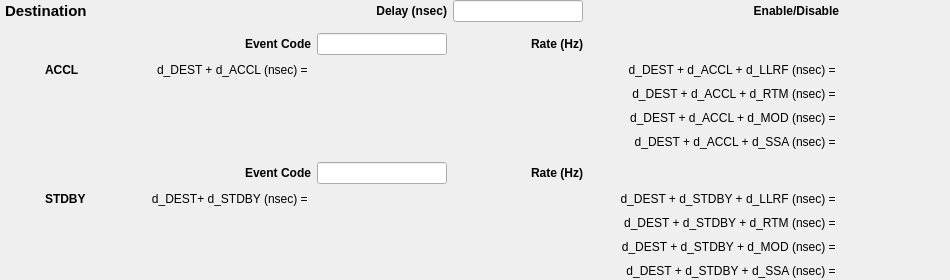
<?xml version="1.0" encoding="UTF-8"?>
<ui version="4.0">
 <class>Form</class>
 <widget class="QWidget" name="Form">
  <property name="geometry">
   <rect>
    <x>0</x>
    <y>0</y>
    <width>950</width>
    <height>280</height>
   </rect>
  </property>
  <property name="minimumSize">
   <size>
    <width>0</width>
    <height>0</height>
   </size>
  </property>
  <property name="windowTitle">
   <string>Form</string>
  </property>
  <layout class="QHBoxLayout" name="horizontalLayout">
   <property name="leftMargin">
    <number>0</number>
   </property>
   <property name="topMargin">
    <number>0</number>
   </property>
   <property name="rightMargin">
    <number>0</number>
   </property>
   <property name="bottomMargin">
    <number>0</number>
   </property>
   <item>
    <layout class="QGridLayout" name="gridLayout" rowstretch="0,0,0,0,0,0,0,0,0,0,0,0,0,0,0,0,0" columnstretch="0,0,0,0,0,0,0,0">
     <property name="leftMargin">
      <number>5</number>
     </property>
     <property name="rightMargin">
      <number>5</number>
     </property>
     <item row="13" column="1">
      <widget class="QLabel" name="label_2">
       <property name="minimumSize">
        <size>
         <width>60</width>
         <height>0</height>
        </size>
       </property>
       <property name="font">
        <font>
         <weight>75</weight>
         <bold>true</bold>
        </font>
       </property>
       <property name="text">
        <string>STDBY</string>
       </property>
       <property name="alignment">
        <set>Qt::AlignLeading|Qt::AlignLeft|Qt::AlignVCenter</set>
       </property>
      </widget>
     </item>
     <item row="10" column="7">
      <widget class="PyDMLabel" name="PyDMLabel_9">
       <property name="enabled">
        <bool>true</bool>
       </property>
       <property name="sizePolicy">
        <sizepolicy hsizetype="Preferred" vsizetype="Preferred">
         <horstretch>0</horstretch>
         <verstretch>0</verstretch>
        </sizepolicy>
       </property>
       <property name="minimumSize">
        <size>
         <width>100</width>
         <height>0</height>
        </size>
       </property>
       <property name="toolTip">
        <string/>
       </property>
       <property name="alignment">
        <set>Qt::AlignCenter</set>
       </property>
       <property name="precision" stdset="0">
        <number>0</number>
       </property>
       <property name="showUnits" stdset="0">
        <bool>false</bool>
       </property>
       <property name="precisionFromPV" stdset="0">
        <bool>true</bool>
       </property>
       <property name="alarmSensitiveContent" stdset="0">
        <bool>true</bool>
       </property>
       <property name="alarmSensitiveBorder" stdset="0">
        <bool>true</bool>
       </property>
       <property name="PyDMToolTip" stdset="0">
        <string/>
       </property>
       <property name="channel" stdset="0">
        <string>ca://${DEV}:TRG_${DEST}_ACCL_SSA_TDES</string>
       </property>
      </widget>
     </item>
     <item row="14" column="6">
      <widget class="QLabel" name="label_15">
       <property name="minimumSize">
        <size>
         <width>250</width>
         <height>0</height>
        </size>
       </property>
       <property name="text">
        <string>d_DEST + d_STDBY + d_RTM (nsec) = </string>
       </property>
       <property name="alignment">
        <set>Qt::AlignRight|Qt::AlignTrailing|Qt::AlignVCenter</set>
       </property>
      </widget>
     </item>
     <item row="1" column="6">
      <widget class="QLabel" name="label_7">
       <property name="font">
        <font>
         <weight>75</weight>
         <bold>true</bold>
        </font>
       </property>
       <property name="text">
        <string>Enable/Disable</string>
       </property>
       <property name="alignment">
        <set>Qt::AlignRight|Qt::AlignTrailing|Qt::AlignVCenter</set>
       </property>
      </widget>
     </item>
     <item row="16" column="6">
      <widget class="QLabel" name="label_17">
       <property name="minimumSize">
        <size>
         <width>250</width>
         <height>0</height>
        </size>
       </property>
       <property name="text">
        <string>d_DEST + d_STDBY + d_SSA (nsec) = </string>
       </property>
       <property name="alignment">
        <set>Qt::AlignRight|Qt::AlignTrailing|Qt::AlignVCenter</set>
       </property>
      </widget>
     </item>
     <item row="13" column="2">
      <widget class="QLabel" name="label_9">
       <property name="minimumSize">
        <size>
         <width>200</width>
         <height>0</height>
        </size>
       </property>
       <property name="sizeIncrement">
        <size>
         <width>0</width>
         <height>0</height>
        </size>
       </property>
       <property name="text">
        <string>d_DEST+ d_STDBY (nsec) = </string>
       </property>
       <property name="alignment">
        <set>Qt::AlignRight|Qt::AlignTrailing|Qt::AlignVCenter</set>
       </property>
      </widget>
     </item>
     <item row="7" column="3">
      <widget class="PyDMLabel" name="PyDMLabel_4">
       <property name="enabled">
        <bool>true</bool>
       </property>
       <property name="sizePolicy">
        <sizepolicy hsizetype="Preferred" vsizetype="Preferred">
         <horstretch>0</horstretch>
         <verstretch>0</verstretch>
        </sizepolicy>
       </property>
       <property name="minimumSize">
        <size>
         <width>100</width>
         <height>0</height>
        </size>
       </property>
       <property name="toolTip">
        <string/>
       </property>
       <property name="alignment">
        <set>Qt::AlignCenter</set>
       </property>
       <property name="precision" stdset="0">
        <number>0</number>
       </property>
       <property name="showUnits" stdset="0">
        <bool>false</bool>
       </property>
       <property name="precisionFromPV" stdset="0">
        <bool>true</bool>
       </property>
       <property name="alarmSensitiveContent" stdset="0">
        <bool>true</bool>
       </property>
       <property name="alarmSensitiveBorder" stdset="0">
        <bool>true</bool>
       </property>
       <property name="PyDMToolTip" stdset="0">
        <string/>
       </property>
       <property name="channel" stdset="0">
        <string>ca://${DEV}:TRG_${DEST}_ACCL_TDES</string>
       </property>
      </widget>
     </item>
     <item row="7" column="1">
      <widget class="QLabel" name="label">
       <property name="enabled">
        <bool>true</bool>
       </property>
       <property name="minimumSize">
        <size>
         <width>60</width>
         <height>0</height>
        </size>
       </property>
       <property name="font">
        <font>
         <weight>75</weight>
         <bold>true</bold>
        </font>
       </property>
       <property name="text">
        <string>ACCL</string>
       </property>
       <property name="alignment">
        <set>Qt::AlignLeading|Qt::AlignLeft|Qt::AlignVCenter</set>
       </property>
      </widget>
     </item>
     <item row="8" column="6">
      <widget class="QLabel" name="label_11">
       <property name="minimumSize">
        <size>
         <width>250</width>
         <height>0</height>
        </size>
       </property>
       <property name="text">
        <string>d_DEST + d_ACCL + d_RTM (nsec) = </string>
       </property>
       <property name="alignment">
        <set>Qt::AlignRight|Qt::AlignTrailing|Qt::AlignVCenter</set>
       </property>
      </widget>
     </item>
     <item row="5" column="3">
      <widget class="PyDMLineEdit" name="PyDMLineEdit_6">
       <property name="enabled">
        <bool>true</bool>
       </property>
       <property name="sizePolicy">
        <sizepolicy hsizetype="MinimumExpanding" vsizetype="Fixed">
         <horstretch>0</horstretch>
         <verstretch>0</verstretch>
        </sizepolicy>
       </property>
       <property name="minimumSize">
        <size>
         <width>100</width>
         <height>0</height>
        </size>
       </property>
       <property name="toolTip">
        <string/>
       </property>
       <property name="alignment">
        <set>Qt::AlignCenter</set>
       </property>
       <property name="precision" stdset="0">
        <number>0</number>
       </property>
       <property name="showUnits" stdset="0">
        <bool>false</bool>
       </property>
       <property name="precisionFromPV" stdset="0">
        <bool>true</bool>
       </property>
       <property name="alarmSensitiveContent" stdset="0">
        <bool>true</bool>
       </property>
       <property name="alarmSensitiveBorder" stdset="0">
        <bool>true</bool>
       </property>
       <property name="PyDMToolTip" stdset="0">
        <string/>
       </property>
       <property name="monitorDisp" stdset="0">
        <bool>false</bool>
       </property>
       <property name="channel" stdset="0">
        <string>ca://${DEV}:TRG_${DEST}_ACCL_EVCODE</string>
       </property>
      </widget>
     </item>
     <item row="16" column="7">
      <widget class="PyDMLabel" name="PyDMLabel_13">
       <property name="enabled">
        <bool>true</bool>
       </property>
       <property name="sizePolicy">
        <sizepolicy hsizetype="Preferred" vsizetype="Preferred">
         <horstretch>0</horstretch>
         <verstretch>0</verstretch>
        </sizepolicy>
       </property>
       <property name="minimumSize">
        <size>
         <width>100</width>
         <height>0</height>
        </size>
       </property>
       <property name="toolTip">
        <string/>
       </property>
       <property name="alignment">
        <set>Qt::AlignCenter</set>
       </property>
       <property name="precision" stdset="0">
        <number>0</number>
       </property>
       <property name="showUnits" stdset="0">
        <bool>false</bool>
       </property>
       <property name="precisionFromPV" stdset="0">
        <bool>true</bool>
       </property>
       <property name="alarmSensitiveContent" stdset="0">
        <bool>true</bool>
       </property>
       <property name="alarmSensitiveBorder" stdset="0">
        <bool>true</bool>
       </property>
       <property name="PyDMToolTip" stdset="0">
        <string/>
       </property>
       <property name="channel" stdset="0">
        <string>ca://${DEV}:TRG_${DEST}_STDBY_SSA_TDES</string>
       </property>
       <property name="enableRichText" stdset="0">
        <bool>false</bool>
       </property>
      </widget>
     </item>
     <item row="7" column="2">
      <widget class="QLabel" name="label_8">
       <property name="minimumSize">
        <size>
         <width>200</width>
         <height>0</height>
        </size>
       </property>
       <property name="text">
        <string>d_DEST + d_ACCL (nsec) = </string>
       </property>
       <property name="alignment">
        <set>Qt::AlignRight|Qt::AlignTrailing|Qt::AlignVCenter</set>
       </property>
      </widget>
     </item>
     <item row="13" column="3">
      <widget class="PyDMLabel" name="PyDMLabel_5">
       <property name="enabled">
        <bool>true</bool>
       </property>
       <property name="sizePolicy">
        <sizepolicy hsizetype="Preferred" vsizetype="Preferred">
         <horstretch>0</horstretch>
         <verstretch>0</verstretch>
        </sizepolicy>
       </property>
       <property name="minimumSize">
        <size>
         <width>100</width>
         <height>0</height>
        </size>
       </property>
       <property name="toolTip">
        <string/>
       </property>
       <property name="alignment">
        <set>Qt::AlignCenter</set>
       </property>
       <property name="precision" stdset="0">
        <number>0</number>
       </property>
       <property name="showUnits" stdset="0">
        <bool>false</bool>
       </property>
       <property name="precisionFromPV" stdset="0">
        <bool>true</bool>
       </property>
       <property name="alarmSensitiveContent" stdset="0">
        <bool>true</bool>
       </property>
       <property name="alarmSensitiveBorder" stdset="0">
        <bool>true</bool>
       </property>
       <property name="PyDMToolTip" stdset="0">
        <string/>
       </property>
       <property name="channel" stdset="0">
        <string>ca://${DEV}:TRG_${DEST}_STDBY_TDES</string>
       </property>
       <property name="enableRichText" stdset="0">
        <bool>false</bool>
       </property>
      </widget>
     </item>
     <item row="5" column="2">
      <widget class="QLabel" name="label_4">
       <property name="font">
        <font>
         <weight>75</weight>
         <bold>true</bold>
        </font>
       </property>
       <property name="text">
        <string>Event Code</string>
       </property>
       <property name="alignment">
        <set>Qt::AlignRight|Qt::AlignTrailing|Qt::AlignVCenter</set>
       </property>
      </widget>
     </item>
     <item row="15" column="6">
      <widget class="QLabel" name="label_16">
       <property name="minimumSize">
        <size>
         <width>250</width>
         <height>0</height>
        </size>
       </property>
       <property name="text">
        <string>d_DEST + d_STDBY + d_MOD (nsec) = </string>
       </property>
       <property name="alignment">
        <set>Qt::AlignRight|Qt::AlignTrailing|Qt::AlignVCenter</set>
       </property>
      </widget>
     </item>
     <item row="14" column="7">
      <widget class="PyDMLabel" name="PyDMLabel_11">
       <property name="enabled">
        <bool>true</bool>
       </property>
       <property name="sizePolicy">
        <sizepolicy hsizetype="Preferred" vsizetype="Preferred">
         <horstretch>0</horstretch>
         <verstretch>0</verstretch>
        </sizepolicy>
       </property>
       <property name="minimumSize">
        <size>
         <width>100</width>
         <height>0</height>
        </size>
       </property>
       <property name="toolTip">
        <string/>
       </property>
       <property name="alignment">
        <set>Qt::AlignCenter</set>
       </property>
       <property name="precision" stdset="0">
        <number>0</number>
       </property>
       <property name="showUnits" stdset="0">
        <bool>false</bool>
       </property>
       <property name="precisionFromPV" stdset="0">
        <bool>true</bool>
       </property>
       <property name="alarmSensitiveContent" stdset="0">
        <bool>true</bool>
       </property>
       <property name="alarmSensitiveBorder" stdset="0">
        <bool>true</bool>
       </property>
       <property name="PyDMToolTip" stdset="0">
        <string/>
       </property>
       <property name="channel" stdset="0">
        <string>ca://${DEV}:TRG_${DEST}_STDBY_RTM_TDES</string>
       </property>
       <property name="enableRichText" stdset="0">
        <bool>false</bool>
       </property>
      </widget>
     </item>
     <item row="8" column="7">
      <widget class="PyDMLabel" name="PyDMLabel_7">
       <property name="enabled">
        <bool>true</bool>
       </property>
       <property name="sizePolicy">
        <sizepolicy hsizetype="Preferred" vsizetype="Preferred">
         <horstretch>0</horstretch>
         <verstretch>0</verstretch>
        </sizepolicy>
       </property>
       <property name="minimumSize">
        <size>
         <width>100</width>
         <height>0</height>
        </size>
       </property>
       <property name="toolTip">
        <string/>
       </property>
       <property name="alignment">
        <set>Qt::AlignCenter</set>
       </property>
       <property name="precision" stdset="0">
        <number>0</number>
       </property>
       <property name="showUnits" stdset="0">
        <bool>false</bool>
       </property>
       <property name="precisionFromPV" stdset="0">
        <bool>true</bool>
       </property>
       <property name="alarmSensitiveContent" stdset="0">
        <bool>true</bool>
       </property>
       <property name="alarmSensitiveBorder" stdset="0">
        <bool>true</bool>
       </property>
       <property name="PyDMToolTip" stdset="0">
        <string/>
       </property>
       <property name="channel" stdset="0">
        <string>ca://${DEV}:TRG_${DEST}_ACCL_RTM_TDES</string>
       </property>
      </widget>
     </item>
     <item row="12" column="3">
      <widget class="PyDMLineEdit" name="PyDMLineEdit_9">
       <property name="enabled">
        <bool>true</bool>
       </property>
       <property name="sizePolicy">
        <sizepolicy hsizetype="MinimumExpanding" vsizetype="Fixed">
         <horstretch>0</horstretch>
         <verstretch>0</verstretch>
        </sizepolicy>
       </property>
       <property name="minimumSize">
        <size>
         <width>100</width>
         <height>0</height>
        </size>
       </property>
       <property name="toolTip">
        <string/>
       </property>
       <property name="alignment">
        <set>Qt::AlignCenter</set>
       </property>
       <property name="precision" stdset="0">
        <number>0</number>
       </property>
       <property name="showUnits" stdset="0">
        <bool>false</bool>
       </property>
       <property name="precisionFromPV" stdset="0">
        <bool>true</bool>
       </property>
       <property name="alarmSensitiveContent" stdset="0">
        <bool>true</bool>
       </property>
       <property name="alarmSensitiveBorder" stdset="0">
        <bool>true</bool>
       </property>
       <property name="PyDMToolTip" stdset="0">
        <string/>
       </property>
       <property name="monitorDisp" stdset="0">
        <bool>false</bool>
       </property>
       <property name="channel" stdset="0">
        <string>ca://${DEV}:TRG_${DEST}_STDBY_EVCODE</string>
       </property>
      </widget>
     </item>
     <item row="1" column="4">
      <widget class="PyDMLineEdit" name="PyDMLineEdit_8">
       <property name="enabled">
        <bool>true</bool>
       </property>
       <property name="sizePolicy">
        <sizepolicy hsizetype="MinimumExpanding" vsizetype="Fixed">
         <horstretch>0</horstretch>
         <verstretch>0</verstretch>
        </sizepolicy>
       </property>
       <property name="minimumSize">
        <size>
         <width>100</width>
         <height>0</height>
        </size>
       </property>
       <property name="toolTip">
        <string/>
       </property>
       <property name="alignment">
        <set>Qt::AlignCenter</set>
       </property>
       <property name="precision" stdset="0">
        <number>0</number>
       </property>
       <property name="showUnits" stdset="0">
        <bool>false</bool>
       </property>
       <property name="precisionFromPV" stdset="0">
        <bool>true</bool>
       </property>
       <property name="alarmSensitiveContent" stdset="0">
        <bool>true</bool>
       </property>
       <property name="alarmSensitiveBorder" stdset="0">
        <bool>true</bool>
       </property>
       <property name="PyDMToolTip" stdset="0">
        <string/>
       </property>
       <property name="monitorDisp" stdset="0">
        <bool>false</bool>
       </property>
       <property name="channel" stdset="0">
        <string>ca://${DEV}:TRG_${DEST}_TDES</string>
       </property>
      </widget>
     </item>
     <item row="9" column="7">
      <widget class="PyDMLabel" name="PyDMLabel_8">
       <property name="enabled">
        <bool>true</bool>
       </property>
       <property name="sizePolicy">
        <sizepolicy hsizetype="Preferred" vsizetype="Preferred">
         <horstretch>0</horstretch>
         <verstretch>0</verstretch>
        </sizepolicy>
       </property>
       <property name="minimumSize">
        <size>
         <width>100</width>
         <height>0</height>
        </size>
       </property>
       <property name="toolTip">
        <string/>
       </property>
       <property name="alignment">
        <set>Qt::AlignCenter</set>
       </property>
       <property name="precision" stdset="0">
        <number>0</number>
       </property>
       <property name="showUnits" stdset="0">
        <bool>false</bool>
       </property>
       <property name="precisionFromPV" stdset="0">
        <bool>true</bool>
       </property>
       <property name="alarmSensitiveContent" stdset="0">
        <bool>true</bool>
       </property>
       <property name="alarmSensitiveBorder" stdset="0">
        <bool>true</bool>
       </property>
       <property name="PyDMToolTip" stdset="0">
        <string/>
       </property>
       <property name="channel" stdset="0">
        <string>ca://${DEV}:TRG_${DEST}_ACCL_MOD_TDES</string>
       </property>
      </widget>
     </item>
     <item row="15" column="7">
      <widget class="PyDMLabel" name="PyDMLabel_12">
       <property name="enabled">
        <bool>true</bool>
       </property>
       <property name="sizePolicy">
        <sizepolicy hsizetype="Preferred" vsizetype="Preferred">
         <horstretch>0</horstretch>
         <verstretch>0</verstretch>
        </sizepolicy>
       </property>
       <property name="minimumSize">
        <size>
         <width>100</width>
         <height>0</height>
        </size>
       </property>
       <property name="toolTip">
        <string/>
       </property>
       <property name="alignment">
        <set>Qt::AlignCenter</set>
       </property>
       <property name="precision" stdset="0">
        <number>0</number>
       </property>
       <property name="showUnits" stdset="0">
        <bool>false</bool>
       </property>
       <property name="precisionFromPV" stdset="0">
        <bool>true</bool>
       </property>
       <property name="alarmSensitiveContent" stdset="0">
        <bool>true</bool>
       </property>
       <property name="alarmSensitiveBorder" stdset="0">
        <bool>true</bool>
       </property>
       <property name="PyDMToolTip" stdset="0">
        <string/>
       </property>
       <property name="channel" stdset="0">
        <string>ca://${DEV}:TRG_${DEST}_STDBY_MOD_TDES</string>
       </property>
       <property name="enableRichText" stdset="0">
        <bool>false</bool>
       </property>
      </widget>
     </item>
     <item row="13" column="7">
      <widget class="PyDMLabel" name="PyDMLabel_10">
       <property name="enabled">
        <bool>true</bool>
       </property>
       <property name="sizePolicy">
        <sizepolicy hsizetype="Preferred" vsizetype="Preferred">
         <horstretch>0</horstretch>
         <verstretch>0</verstretch>
        </sizepolicy>
       </property>
       <property name="minimumSize">
        <size>
         <width>100</width>
         <height>0</height>
        </size>
       </property>
       <property name="toolTip">
        <string/>
       </property>
       <property name="alignment">
        <set>Qt::AlignCenter</set>
       </property>
       <property name="precision" stdset="0">
        <number>0</number>
       </property>
       <property name="showUnits" stdset="0">
        <bool>false</bool>
       </property>
       <property name="precisionFromPV" stdset="0">
        <bool>true</bool>
       </property>
       <property name="alarmSensitiveContent" stdset="0">
        <bool>true</bool>
       </property>
       <property name="alarmSensitiveBorder" stdset="0">
        <bool>true</bool>
       </property>
       <property name="PyDMToolTip" stdset="0">
        <string/>
       </property>
       <property name="channel" stdset="0">
        <string>ca://${DEV}:TRG_${DEST}_STDBY_LLRF_TDES</string>
       </property>
       <property name="enableRichText" stdset="0">
        <bool>false</bool>
       </property>
      </widget>
     </item>
     <item row="1" column="3">
      <widget class="QLabel" name="label_6">
       <property name="font">
        <font>
         <weight>75</weight>
         <bold>true</bold>
        </font>
       </property>
       <property name="text">
        <string>Delay (nsec)</string>
       </property>
       <property name="alignment">
        <set>Qt::AlignRight|Qt::AlignTrailing|Qt::AlignVCenter</set>
       </property>
      </widget>
     </item>
     <item row="7" column="7">
      <widget class="PyDMLabel" name="PyDMLabel_6">
       <property name="enabled">
        <bool>true</bool>
       </property>
       <property name="sizePolicy">
        <sizepolicy hsizetype="Preferred" vsizetype="Preferred">
         <horstretch>0</horstretch>
         <verstretch>0</verstretch>
        </sizepolicy>
       </property>
       <property name="minimumSize">
        <size>
         <width>100</width>
         <height>0</height>
        </size>
       </property>
       <property name="toolTip">
        <string/>
       </property>
       <property name="alignment">
        <set>Qt::AlignCenter</set>
       </property>
       <property name="precision" stdset="0">
        <number>0</number>
       </property>
       <property name="showUnits" stdset="0">
        <bool>false</bool>
       </property>
       <property name="precisionFromPV" stdset="0">
        <bool>true</bool>
       </property>
       <property name="alarmSensitiveContent" stdset="0">
        <bool>true</bool>
       </property>
       <property name="alarmSensitiveBorder" stdset="0">
        <bool>true</bool>
       </property>
       <property name="PyDMToolTip" stdset="0">
        <string/>
       </property>
       <property name="channel" stdset="0">
        <string>ca://${DEV}:TRG_${DEST}_ACCL_LLRF_TDES</string>
       </property>
      </widget>
     </item>
     <item row="9" column="6">
      <widget class="QLabel" name="label_12">
       <property name="minimumSize">
        <size>
         <width>250</width>
         <height>0</height>
        </size>
       </property>
       <property name="text">
        <string>d_DEST + d_ACCL + d_MOD (nsec) = </string>
       </property>
       <property name="alignment">
        <set>Qt::AlignRight|Qt::AlignTrailing|Qt::AlignVCenter</set>
       </property>
      </widget>
     </item>
     <item row="13" column="6">
      <widget class="QLabel" name="label_14">
       <property name="minimumSize">
        <size>
         <width>250</width>
         <height>0</height>
        </size>
       </property>
       <property name="text">
        <string>d_DEST + d_STDBY + d_LLRF (nsec) = </string>
       </property>
       <property name="alignment">
        <set>Qt::AlignRight|Qt::AlignTrailing|Qt::AlignVCenter</set>
       </property>
      </widget>
     </item>
     <item row="10" column="6">
      <widget class="QLabel" name="label_13">
       <property name="minimumSize">
        <size>
         <width>250</width>
         <height>0</height>
        </size>
       </property>
       <property name="text">
        <string>d_DEST + d_ACCL + d_SSA (nsec) = </string>
       </property>
       <property name="alignment">
        <set>Qt::AlignRight|Qt::AlignTrailing|Qt::AlignVCenter</set>
       </property>
      </widget>
     </item>
     <item row="7" column="6">
      <widget class="QLabel" name="label_10">
       <property name="minimumSize">
        <size>
         <width>250</width>
         <height>0</height>
        </size>
       </property>
       <property name="text">
        <string>d_DEST + d_ACCL + d_LLRF (nsec) = </string>
       </property>
       <property name="alignment">
        <set>Qt::AlignRight|Qt::AlignTrailing|Qt::AlignVCenter</set>
       </property>
      </widget>
     </item>
     <item row="2" column="3">
      <spacer name="verticalSpacer_2">
       <property name="orientation">
        <enum>Qt::Vertical</enum>
       </property>
       <property name="sizeType">
        <enum>QSizePolicy::Fixed</enum>
       </property>
       <property name="sizeHint" stdset="0">
        <size>
         <width>20</width>
         <height>5</height>
        </size>
       </property>
      </spacer>
     </item>
     <item row="1" column="7">
      <widget class="PyDMEnumButton" name="PyDMEnumButton">
       <property name="enabled">
        <bool>true</bool>
       </property>
       <property name="sizePolicy">
        <sizepolicy hsizetype="Preferred" vsizetype="Fixed">
         <horstretch>0</horstretch>
         <verstretch>0</verstretch>
        </sizepolicy>
       </property>
       <property name="minimumSize">
        <size>
         <width>0</width>
         <height>0</height>
        </size>
       </property>
       <property name="maximumSize">
        <size>
         <width>16777215</width>
         <height>30</height>
        </size>
       </property>
       <property name="toolTip">
        <string/>
       </property>
       <property name="alarmSensitiveContent" stdset="0">
        <bool>false</bool>
       </property>
       <property name="alarmSensitiveBorder" stdset="0">
        <bool>true</bool>
       </property>
       <property name="PyDMToolTip" stdset="0">
        <string/>
       </property>
       <property name="channel" stdset="0">
        <string>ca://${DEV}:TRG_${DEST}_TCTL</string>
       </property>
       <property name="items" stdset="0">
        <stringlist/>
       </property>
       <property name="useCustomOrder" stdset="0">
        <bool>false</bool>
       </property>
       <property name="invertOrder" stdset="0">
        <bool>false</bool>
       </property>
       <property name="customOrder" stdset="0">
        <stringlist/>
       </property>
       <property name="orientation" stdset="0">
        <enum>Qt::Horizontal</enum>
       </property>
       <property name="marginTop" stdset="0">
        <number>0</number>
       </property>
       <property name="marginBottom" stdset="0">
        <number>0</number>
       </property>
       <property name="marginLeft" stdset="0">
        <number>0</number>
       </property>
       <property name="marginRight" stdset="0">
        <number>0</number>
       </property>
       <property name="horizontalSpacing" stdset="0">
        <number>0</number>
       </property>
       <property name="verticalSpacing" stdset="0">
        <number>0</number>
       </property>
       <property name="checkable" stdset="0">
        <bool>true</bool>
       </property>
      </widget>
     </item>
     <item row="5" column="6">
      <widget class="PyDMLabel" name="PyDMLabel_3">
       <property name="enabled">
        <bool>true</bool>
       </property>
       <property name="sizePolicy">
        <sizepolicy hsizetype="Preferred" vsizetype="Preferred">
         <horstretch>0</horstretch>
         <verstretch>0</verstretch>
        </sizepolicy>
       </property>
       <property name="minimumSize">
        <size>
         <width>100</width>
         <height>0</height>
        </size>
       </property>
       <property name="toolTip">
        <string/>
       </property>
       <property name="alignment">
        <set>Qt::AlignCenter</set>
       </property>
       <property name="precision" stdset="0">
        <number>0</number>
       </property>
       <property name="showUnits" stdset="0">
        <bool>false</bool>
       </property>
       <property name="precisionFromPV" stdset="0">
        <bool>true</bool>
       </property>
       <property name="alarmSensitiveContent" stdset="0">
        <bool>true</bool>
       </property>
       <property name="alarmSensitiveBorder" stdset="0">
        <bool>true</bool>
       </property>
       <property name="PyDMToolTip" stdset="0">
        <string/>
       </property>
       <property name="channel" stdset="0">
        <string>ca://${DEV}:TRG_${DEST}_ACCL_RATE</string>
       </property>
       <property name="enableRichText" stdset="0">
        <bool>false</bool>
       </property>
      </widget>
     </item>
     <item row="5" column="4">
      <widget class="QLabel" name="label_5">
       <property name="font">
        <font>
         <weight>75</weight>
         <bold>true</bold>
        </font>
       </property>
       <property name="text">
        <string>Rate (Hz)</string>
       </property>
       <property name="alignment">
        <set>Qt::AlignRight|Qt::AlignTrailing|Qt::AlignVCenter</set>
       </property>
      </widget>
     </item>
     <item row="12" column="2">
      <widget class="QLabel" name="label_18">
       <property name="font">
        <font>
         <weight>75</weight>
         <bold>true</bold>
        </font>
       </property>
       <property name="text">
        <string>Event Code</string>
       </property>
       <property name="alignment">
        <set>Qt::AlignRight|Qt::AlignTrailing|Qt::AlignVCenter</set>
       </property>
      </widget>
     </item>
     <item row="12" column="6">
      <widget class="PyDMLabel" name="PyDMLabel_14">
       <property name="enabled">
        <bool>true</bool>
       </property>
       <property name="sizePolicy">
        <sizepolicy hsizetype="Preferred" vsizetype="Preferred">
         <horstretch>0</horstretch>
         <verstretch>0</verstretch>
        </sizepolicy>
       </property>
       <property name="minimumSize">
        <size>
         <width>100</width>
         <height>0</height>
        </size>
       </property>
       <property name="toolTip">
        <string/>
       </property>
       <property name="alignment">
        <set>Qt::AlignCenter</set>
       </property>
       <property name="precision" stdset="0">
        <number>0</number>
       </property>
       <property name="showUnits" stdset="0">
        <bool>false</bool>
       </property>
       <property name="precisionFromPV" stdset="0">
        <bool>true</bool>
       </property>
       <property name="alarmSensitiveContent" stdset="0">
        <bool>true</bool>
       </property>
       <property name="alarmSensitiveBorder" stdset="0">
        <bool>true</bool>
       </property>
       <property name="PyDMToolTip" stdset="0">
        <string/>
       </property>
       <property name="channel" stdset="0">
        <string>ca://${DEV}:TRG_${DEST}_STDBY_RATE</string>
       </property>
       <property name="enableRichText" stdset="0">
        <bool>false</bool>
       </property>
      </widget>
     </item>
     <item row="12" column="4">
      <widget class="QLabel" name="label_19">
       <property name="font">
        <font>
         <weight>75</weight>
         <bold>true</bold>
        </font>
       </property>
       <property name="text">
        <string>Rate (Hz)</string>
       </property>
       <property name="alignment">
        <set>Qt::AlignRight|Qt::AlignTrailing|Qt::AlignVCenter</set>
       </property>
      </widget>
     </item>
     <item row="11" column="3">
      <spacer name="verticalSpacer_3">
       <property name="orientation">
        <enum>Qt::Vertical</enum>
       </property>
       <property name="sizeType">
        <enum>QSizePolicy::Fixed</enum>
       </property>
       <property name="sizeHint" stdset="0">
        <size>
         <width>20</width>
         <height>5</height>
        </size>
       </property>
      </spacer>
     </item>
     <item row="1" column="0" colspan="2">
      <widget class="QLabel" name="label_3">
       <property name="minimumSize">
        <size>
         <width>100</width>
         <height>0</height>
        </size>
       </property>
       <property name="font">
        <font>
         <pointsize>11</pointsize>
         <weight>75</weight>
         <bold>true</bold>
        </font>
       </property>
       <property name="text">
        <string>Destination</string>
       </property>
      </widget>
     </item>
    </layout>
   </item>
  </layout>
 </widget>
 <customwidgets>
  <customwidget>
   <class>PyDMLabel</class>
   <extends>QLabel</extends>
   <header>pydm.widgets.label</header>
  </customwidget>
  <customwidget>
   <class>PyDMEnumButton</class>
   <extends>QWidget</extends>
   <header>pydm.widgets.enum_button</header>
  </customwidget>
  <customwidget>
   <class>PyDMLineEdit</class>
   <extends>QLineEdit</extends>
   <header>pydm.widgets.line_edit</header>
  </customwidget>
 </customwidgets>
 <resources/>
 <connections/>
</ui>
